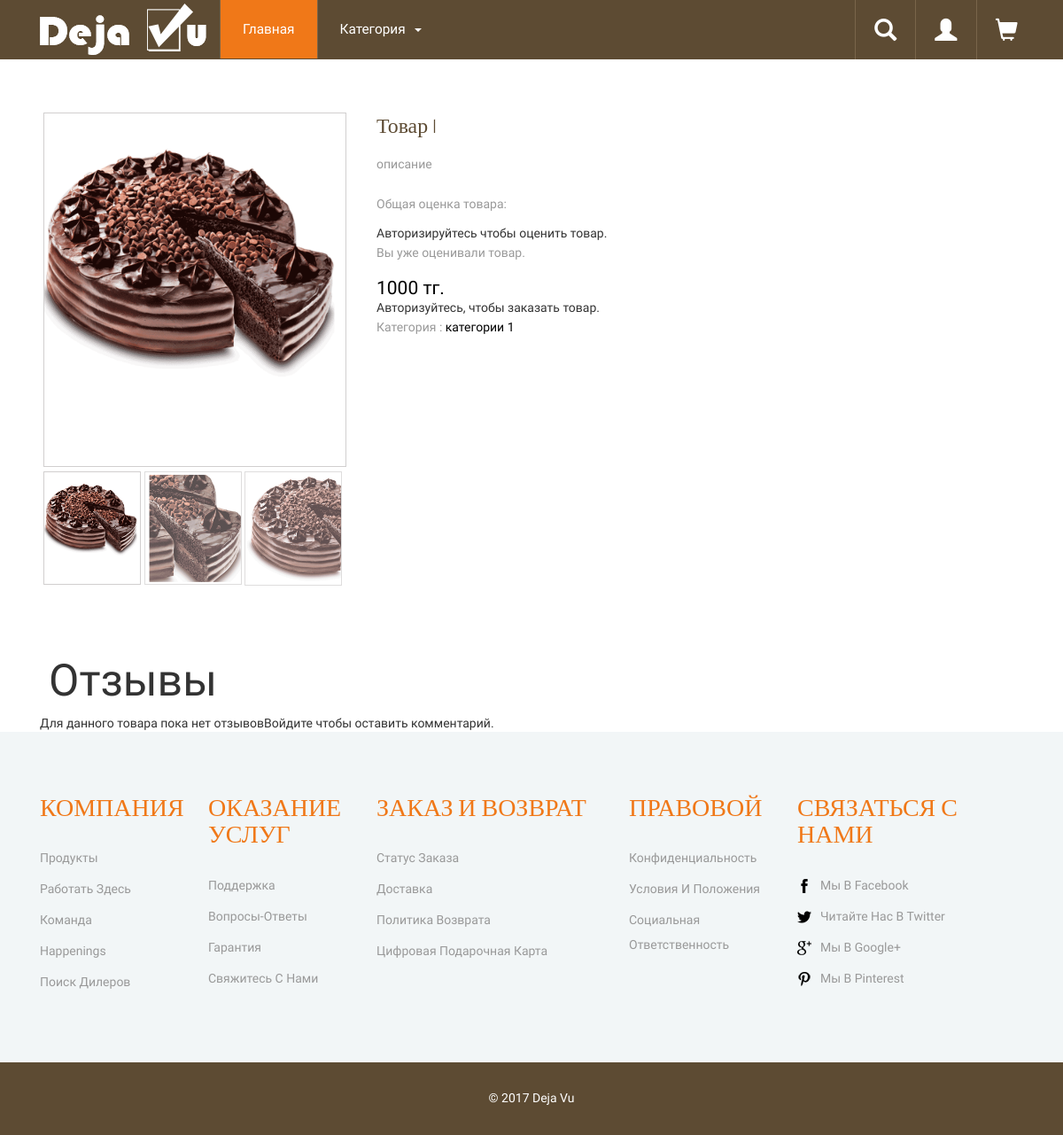
Screenshot of /template/single.php?id=1 (signed in) with the database file from the repository.
### tables this page shows
CREATE TABLE IF NOT EXISTS `goods` (
  `id` int(11) NOT NULL,
  `name` varchar(255) NOT NULL,
  `date` int(11) DEFAULT NULL,
  `description` text,
  `price` int(11) NOT NULL,
  `id_category` int(11) DEFAULT NULL,
  `active` tinyint(1) NOT NULL DEFAULT '1'
);

CREATE TABLE IF NOT EXISTS `category` (
  `id` int(11) NOT NULL,
  `name` varchar(50) NOT NULL
);

### template/inc/good_data_select.php (called while the page is built, shortened)
<?php
$sql = "
	SELECT goods.id AS good_id,goods.name AS good_name, goods.description, goods.price, goods.id_category, goods.active, category.name AS category_name
	FROM goods
	LEFT JOIN category
	ON goods.id_category = category.id
	WHERE goods.id = '$id'
";
$product_row = fetchOne($sql);
$review_query = "
	SELECT review.id, review.comments, review.date, CONCAT (user.name,' ', user.surname) AS username
	FROM review
	LEFT JOIN user
	ON review.id_user = user.id
	WHERE review.id_goods = '$id'
";
$review_row = fetchAll($review_query);
$valuation_query = "
	SELECT id_user
	FROM valuation
	WHERE id_goods = {$_GET['id']} AND id_user = '$user'
";
$valuation_row = fetchOne($valuation_query);

### lib/db.php (called while the page is built, shortened)
<?php
$conn = mysqli_connect(DB_HOST, DB_USER, DB_PASSWORD, DB_NAME);
function fetchAll($sql){
    global $conn;
    $arr = [];
    $res = mysqli_query($conn, $sql);
    if (mysqli_num_rows($res) == 0) {
        return false;
    } else {
        while ($row = mysqli_fetch_array($res, MYSQLI_ASSOC)){
            $arr[] = $row;
        }
        return $arr;
    }
}
function fetchOne($sql){
    global $conn;
    $res = mysqli_query($conn, $sql);
    if (mysqli_num_rows($res) == 0) {
        return false;
    } else {
        $row = mysqli_fetch_array($res, MYSQLI_ASSOC);
        return $row;
    }
}

### template/single.php (the view, shortened to what this page needs)
<?php
	$user = $_SESSION["user_id"];
	$id = $_GET['id'];
	include_once("../lib/db.php");
	include_once("inc/good_data_select.php");
	require_once('header.php');
?>
	<div class="single">
		<div class="container">
			<div class="single-grids">
				<div class="col-md-4 single-grid">
					<div class="flexslider">
						<ul class="slides">
							<li data-thumb="images/s1.png">
								<div class="thumb-image"> <img src="images/s1.png" data-imagezoom="true" class="img-responsive"> </div>
							</li>
							<li data-thumb="images/s2.png">
								 <div class="thumb-image"> <img src="images/s2.png" data-imagezoom="true" class="img-responsive"> </div>
							</li>
						</ul>
					</div>
				</div>
				<div class="col-md-8 single-grid simpleCart_shelfItem">
					<h3><?=$product_row['good_name']?></h3>
					<p><?=$product_row['description']?></p>
					<div class="avgball">
						<p>Общая оценка товара: <?=$valuation_ball['avgball']?></p>
					</div>
					<?
					if (!$_SESSION['user_id']) {
						echo "Авторизируйтесь чтобы оценить товар.";
					}
					if ($valuation_row['id_user'] != $_SESSION['user_id']) {
					?>
					<div class="valuation">
						<form method="post">
						<p>Оцените товар:
							<select name="raiting">
							<option value="1">1</option>
							<option value="2">2</option>
							<option value="3">3</option>
							<option value="4">4</option>
							<option value="5">5</option>
							</select>
						</p>
						<p><input type="submit" name="evaluate" value="Оценить"></p>
						</form>
					</div>
					<?} if ($_SESSION['user_id'] == $valuation_row['id_user']) {
								echo '<p>Вы уже оценивали товар.</p>';
							}
					?>
					<div class="prices">
						<h5 class="item_price"><?=$product_row['price']?> тг.</h5>
					</div>
					<div class="btn_form">
					<? if (!$_SESSION['user_id']) {
						echo "Авторизуйтесь, чтобы заказать товар.";
					}
					?>
					</div>
					<div class="tag">
						<p>Категория : <a href="#"><?=$product_row['category_name']?></a></p>
					</div>
				</div>
				<div class="clearfix"> </div>
			</div>
		</div>
	</div>
		<div class="container">
			<div class="row">
				<div class="col-md-12">
					<div class="review">
					<h1>Отзывы</h1>
          <?php
              if ($review_row) {
                  foreach ($review_row as $value) {
          ?>
						<div id=<?=$value['id']?>>
							<p><b><?=$value['username']?></b> <?=gmdate("Y-m-d", $value["date"])?></p>
							<p><?=$value['comments']?></p>
						</div>
            <?
                }
            } else {
                echo "Для данного товара пока нет отзывов";
            }
            	if ($_SESSION['user_id']) {
            ?>
            <form method="post">
            	<textarea type="text" name="comment" placeholder="Ваш комментарий..."></textarea>
            	<br>
            	<input type="submit" name="submit" value="Добавить">
            </form>
            <?} else {
            			echo "Войдите чтобы оставить комментарий.";
            		};
            ?>
					</div>
				</div>
			</div>
		</div>
<?php require_once('footer.php');
?>

### template/css/style.css (style rules this page uses)
body { margin:0; font-family: 'Roboto-Regular'; background-color:#fff; }
body a { transition: 0.5s all ease; -webkit-transition: 0.5s all ease; -moz-transition: 0.5s all ease; -o-transition: 0.5s all ease; -ms-transition: 0.5s all ease; text-decoration:none; }
h1,h2,h3,h4,h5,h6 { margin:0; }
p { margin:0; }
ul,label { margin:0; padding:0; }
.row { margin: 0; }
.prices { margin-top: 15px; }
.single-grids { padding: 4em 0; }
.single-grid h3 { font-size: 1.7em; line-height: 1.6em; color: #5D4B33; margin-bottom: 0.5em; font-family: 'Marvel-Regular'; }
.single-grid p { font-size: 1em; line-height: 1.8em; color: #999; }
.single-grid h5 { font-size: 1.5em; color: #000; }
.tag a { color: #000; }
.review > h1 { margin: 10px; font-size: 50px; }
.avgball { margin-top: 20px; margin-bottom: 10px; }

### template/css/flexslider.css (style rules this page uses)
.slides, .slides > li, .flex-control-nav, .flex-direction-nav { margin: 0; padding: 0; list-style: none; }
.flexslider { margin: 0; padding: 0; }
.flexslider .slides > li { display: none; -webkit-backface-visibility: hidden; }
.flexslider .slides img { width: 100%; display: block; }
.flexslider .slides:after { content: "\0020"; display: block; clear: both; visibility: hidden; line-height: 0; height: 0; }
.flexslider { margin: 0 0 10px; background: #ffffff; border: 4px solid #ffffff; position: relative; zoom: 1; -webkit-border-radius: 4px; -moz-border-radius: 4px; border-radius: 4px; -webkit-box-shadow: '' 0 1px 4px rgba(0, 0, 0, 0.2); -moz-box-shadow: '' 0 1px 4px rgba(0, 0, 0, 0.2); -o-box-shadow: '' 0 1px 4px rgba(0, 0, 0, 0.2); box-shadow: '' 0 1px 4px rgba(0, 0, 0, 0.2); }
.flexslider .slides { zoom: 1; }
.flexslider .slides img { height: auto; }

### rows the page displays
goods: name "Товар 1", description "описание", price "1000", id_category.name "категории 1"
